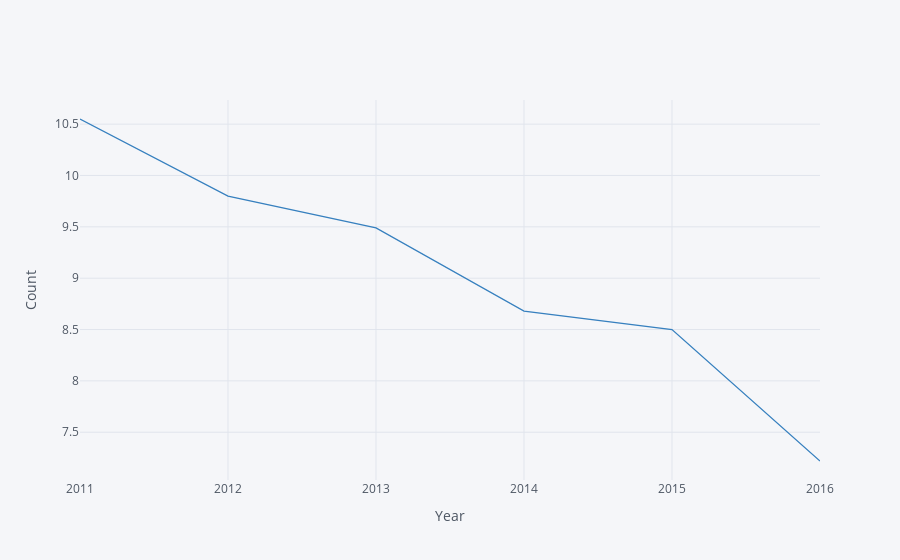

Here is the notebook cell this chart was saved with:
### Code cell
#Create an interactive plot to show the change in percentage of homeless veterans. 
vets3.iplot(x='Year',y='Percent',xTitle='Year',yTitle='Count',color='blue')

### Figure 1 — Plotly figure (JSON) as saved in the notebook; plotly's stock layout.template omitted (floating-point values rounded to 4 significant figures)
{"data": [{"line": {"color": "rgba(55, 128, 191, 1.0)", "dash": "solid", "shape": "linear", "width": 1.3}, "mode": "lines", "name": "Percent", "text": "", "type": "scatter", "x": [2011, 2012, 2013, 2014, 2015, 2016], "y": [10.55, 9.8, 9.49, 8.68, 8.5, 7.22]}], "layout": {"legend": {"bgcolor": "#F5F6F9", "font": {"color": "#4D5663"}}, "paper_bgcolor": "#F5F6F9", "plot_bgcolor": "#F5F6F9", "title": {"font": {"color": "#4D5663"}}, "xaxis": {"gridcolor": "#E1E5ED", "showgrid": true, "tickfont": {"color": "#4D5663"}, "title": {"font": {"color": "#4D5663"}, "text": "Year"}, "zerolinecolor": "#E1E5ED"}, "yaxis": {"gridcolor": "#E1E5ED", "showgrid": true, "tickfont": {"color": "#4D5663"}, "title": {"font": {"color": "#4D5663"}, "text": "Count"}, "zerolinecolor": "#E1E5ED"}}}
